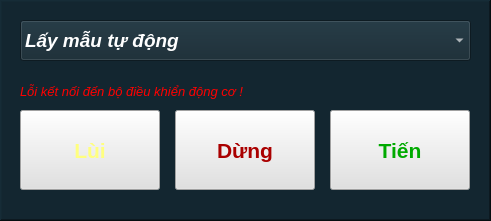
  <widget class="QFrame" name="frame">
   <property name="geometry">
    <rect>
     <x>610</x>
     <y>480</y>
     <width>491</width>
     <height>221</height>
    </rect>
   </property>
   <property name="styleSheet">
    <string notr="true">background-color: #132630;</string>
   </property>
   <property name="frameShape">
    <enum>QFrame::WinPanel</enum>
   </property>
   <property name="frameShadow">
    <enum>QFrame::Raised</enum>
   </property>
   <widget class="QPushButton" name="pushButton_Previous">
    <property name="geometry">
     <rect>
      <x>20</x>
      <y>110</y>
      <width>140</width>
      <height>80</height>
     </rect>
    </property>
    <property name="font">
     <font>
      <pointsize>16</pointsize>
      <bold>true</bold>
     </font>
    </property>
    <property name="styleSheet">
     <string notr="true">background-color: rgb(225, 225, 225);
color: rgb(255, 255, 127);</string>
    </property>
    <property name="text">
     <string>Lùi</string>
    </property>
   </widget>
   <widget class="QPushButton" name="pushButton_Stop">
    <property name="geometry">
     <rect>
      <x>175</x>
      <y>110</y>
      <width>140</width>
      <height>80</height>
     </rect>
    </property>
    <property name="font">
     <font>
      <pointsize>16</pointsize>
      <bold>true</bold>
     </font>
    </property>
    <property name="styleSheet">
     <string notr="true">background-color: rgb(225, 225, 225);
color: rgb(170, 0, 0);</string>
    </property>
    <property name="text">
     <string>Dừng</string>
    </property>
   </widget>
   <widget class="QPushButton" name="pushButton_Next">
    <property name="geometry">
     <rect>
      <x>330</x>
      <y>110</y>
      <width>140</width>
      <height>80</height>
     </rect>
    </property>
    <property name="font">
     <font>
      <pointsize>16</pointsize>
      <bold>true</bold>
     </font>
    </property>
    <property name="styleSheet">
     <string notr="true">background-color: rgb(225, 225, 225);
color: rgb(0, 170, 0);</string>
    </property>
    <property name="text">
     <string>Tiến</string>
    </property>
   </widget>
   <widget class="QComboBox" name="comboBox_SelectSample">
    <property name="geometry">
     <rect>
      <x>20</x>
      <y>20</y>
      <width>451</width>
      <height>41</height>
     </rect>
    </property>
    <property name="font">
     <font>
      <pointsize>14</pointsize>
      <italic>true</italic>
      <bold>true</bold>
     </font>
    </property>
    <property name="layoutDirection">
     <enum>Qt::LeftToRight</enum>
    </property>
    <property name="styleSheet">
     <string notr="true">color: rgb(255, 255, 255);</string>
    </property>
    <property name="editable">
     <bool>false</bool>
    </property>
    <item>
     <property name="text">
      <string>Lấy mẫu tự động</string>
     </property>
    </item>
    <item>
     <property name="text">
      <string>Lấy mẫu khi động cơ chạy &quot;tiến&quot;</string>
     </property>
    </item>
    <item>
     <property name="text">
      <string>Lấy mẫu so sánh (3 đường đồ thị)</string>
     </property>
    </item>
   </widget>
   <widget class="QLabel" name="label_MotorStatus">
    <property name="geometry">
     <rect>
      <x>20</x>
      <y>80</y>
      <width>451</width>
      <height>22</height>
     </rect>
    </property>
    <property name="font">
     <font>
      <pointsize>10</pointsize>
      <italic>true</italic>
      <bold>false</bold>
     </font>
    </property>
    <property name="styleSheet">
     <string notr="true">color: rgb(170, 0, 0);
color: rgb(255, 0, 0);</string>
    </property>
    <property name="text">
     <string>Lỗi kết nối đến bộ điều khiển động cơ !</string>
    </property>
   </widget>
  </widget>
